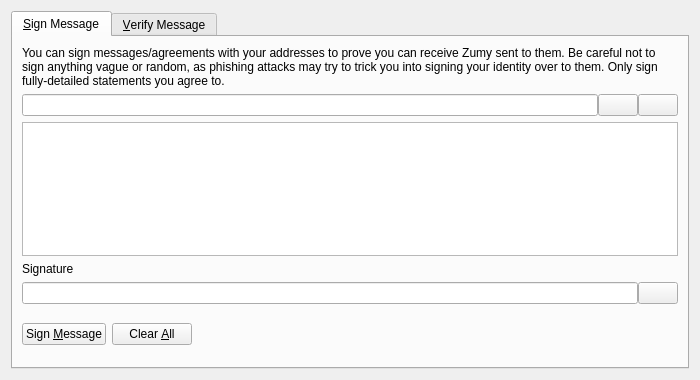
<?xml version="1.0" encoding="UTF-8"?>
<ui version="4.0">
 <class>SignVerifyMessageDialog</class>
 <widget class="QDialog" name="SignVerifyMessageDialog">
  <property name="geometry">
   <rect>
    <x>0</x>
    <y>0</y>
    <width>700</width>
    <height>380</height>
   </rect>
  </property>
  <property name="windowTitle">
   <string>Signatures - Sign / Verify a Message</string>
  </property>
  <property name="modal">
   <bool>true</bool>
  </property>
  <layout class="QVBoxLayout" name="verticalLayout">
   <item>
    <widget class="QTabWidget" name="tabWidget">
     <property name="currentIndex">
      <number>0</number>
     </property>
     <widget class="QWidget" name="tabSignMessage">
      <attribute name="title">
       <string>&amp;Sign Message</string>
      </attribute>
      <layout class="QVBoxLayout" name="verticalLayout_SM">
       <item>
        <widget class="QLabel" name="infoLabel_SM">
         <property name="text">
          <string>You can sign messages/agreements with your addresses to prove you can receive Zumy sent to them. Be careful not to sign anything vague or random, as phishing attacks may try to trick you into signing your identity over to them. Only sign fully-detailed statements you agree to.</string>
         </property>
         <property name="textFormat">
          <enum>Qt::PlainText</enum>
         </property>
         <property name="wordWrap">
          <bool>true</bool>
         </property>
        </widget>
       </item>
       <item>
        <layout class="QHBoxLayout" name="horizontalLayout_1_SM">
         <property name="spacing">
          <number>0</number>
         </property>
         <item>
          <widget class="QValidatedLineEdit" name="addressIn_SM">
           <property name="toolTip">
            <string>The Zumy address to sign the message with</string>
           </property>
          </widget>
         </item>
         <item>
          <widget class="QPushButton" name="addressBookButton_SM">
           <property name="toolTip">
            <string>Choose previously used address</string>
           </property>
           <property name="text">
            <string/>
           </property>
           <property name="shortcut">
            <string>Alt+A</string>
           </property>
           <property name="autoDefault">
            <bool>false</bool>
           </property>
          </widget>
         </item>
         <item>
          <widget class="QPushButton" name="pasteButton_SM">
           <property name="toolTip">
            <string>Paste address from clipboard</string>
           </property>
           <property name="text">
            <string/>
           </property>
           <property name="shortcut">
            <string>Alt+P</string>
           </property>
           <property name="autoDefault">
            <bool>false</bool>
           </property>
          </widget>
         </item>
        </layout>
       </item>
       <item>
        <widget class="QPlainTextEdit" name="messageIn_SM">
         <property name="toolTip">
          <string>Enter the message you want to sign here</string>
         </property>
        </widget>
       </item>
       <item>
        <widget class="QLabel" name="signatureLabel_SM">
         <property name="text">
          <string>Signature</string>
         </property>
         <property name="textFormat">
          <enum>Qt::PlainText</enum>
         </property>
        </widget>
       </item>
       <item>
        <layout class="QHBoxLayout" name="horizontalLayout_2_SM">
         <property name="spacing">
          <number>0</number>
         </property>
         <item>
          <widget class="QLineEdit" name="signatureOut_SM">
           <property name="font">
            <font>
             <italic>true</italic>
            </font>
           </property>
           <property name="readOnly">
            <bool>true</bool>
           </property>
          </widget>
         </item>
         <item>
          <widget class="QPushButton" name="copySignatureButton_SM">
           <property name="toolTip">
            <string>Copy the current signature to the system clipboard</string>
           </property>
           <property name="text">
            <string/>
           </property>
           <property name="autoDefault">
            <bool>false</bool>
           </property>
          </widget>
         </item>
        </layout>
       </item>
       <item>
        <layout class="QHBoxLayout" name="horizontalLayout_3_SM">
         <item>
          <widget class="QPushButton" name="signMessageButton_SM">
           <property name="toolTip">
            <string>Sign the message to prove you own this Zumy address</string>
           </property>
           <property name="text">
            <string>Sign &amp;Message</string>
           </property>
           <property name="autoDefault">
            <bool>false</bool>
           </property>
          </widget>
         </item>
         <item>
          <widget class="QPushButton" name="clearButton_SM">
           <property name="toolTip">
            <string>Reset all sign message fields</string>
           </property>
           <property name="text">
            <string>Clear &amp;All</string>
           </property>
           <property name="autoDefault">
            <bool>false</bool>
           </property>
          </widget>
         </item>
         <item>
          <spacer name="horizontalSpacer_1_SM">
           <property name="orientation">
            <enum>Qt::Horizontal</enum>
           </property>
           <property name="sizeHint" stdset="0">
            <size>
             <width>40</width>
             <height>48</height>
            </size>
           </property>
          </spacer>
         </item>
         <item>
          <widget class="QLabel" name="statusLabel_SM">
           <property name="font">
            <font>
             <weight>75</weight>
             <bold>true</bold>
            </font>
           </property>
           <property name="text">
            <string/>
           </property>
           <property name="wordWrap">
            <bool>true</bool>
           </property>
          </widget>
         </item>
         <item>
          <spacer name="horizontalSpacer_2_SM">
           <property name="orientation">
            <enum>Qt::Horizontal</enum>
           </property>
           <property name="sizeHint" stdset="0">
            <size>
             <width>40</width>
             <height>48</height>
            </size>
           </property>
          </spacer>
         </item>
        </layout>
       </item>
      </layout>
     </widget>
     <widget class="QWidget" name="tabVerifyMessage">
      <attribute name="title">
       <string>&amp;Verify Message</string>
      </attribute>
      <layout class="QVBoxLayout" name="verticalLayout_VM">
       <item>
        <widget class="QLabel" name="infoLabel_VM">
         <property name="text">
          <string>Enter the receiver's address, message (ensure you copy line breaks, spaces, tabs, etc. exactly) and signature below to verify the message. Be careful not to read more into the signature than what is in the signed message itself, to avoid being tricked by a man-in-the-middle attack. Note that this only proves the signing party receives with the address, it cannot prove sendership of any transaction!</string>
         </property>
         <property name="textFormat">
          <enum>Qt::PlainText</enum>
         </property>
         <property name="alignment">
          <set>Qt::AlignLeading|Qt::AlignLeft|Qt::AlignTop</set>
         </property>
         <property name="wordWrap">
          <bool>true</bool>
         </property>
        </widget>
       </item>
       <item>
        <layout class="QHBoxLayout" name="horizontalLayout_1_VM">
         <property name="spacing">
          <number>0</number>
         </property>
         <item>
          <widget class="QValidatedLineEdit" name="addressIn_VM">
           <property name="toolTip">
            <string>The Zumy address the message was signed with</string>
           </property>
          </widget>
         </item>
         <item>
          <widget class="QPushButton" name="addressBookButton_VM">
           <property name="toolTip">
            <string>Choose previously used address</string>
           </property>
           <property name="text">
            <string/>
           </property>
           <property name="shortcut">
            <string>Alt+A</string>
           </property>
           <property name="autoDefault">
            <bool>false</bool>
           </property>
          </widget>
         </item>
        </layout>
       </item>
       <item>
        <widget class="QPlainTextEdit" name="messageIn_VM"/>
       </item>
       <item>
        <widget class="QValidatedLineEdit" name="signatureIn_VM"/>
       </item>
       <item>
        <layout class="QHBoxLayout" name="horizontalLayout_2_VM">
         <item>
          <widget class="QPushButton" name="verifyMessageButton_VM">
           <property name="toolTip">
            <string>Verify the message to ensure it was signed with the specified Zumy address</string>
           </property>
           <property name="text">
            <string>Verify &amp;Message</string>
           </property>
           <property name="autoDefault">
            <bool>false</bool>
           </property>
          </widget>
         </item>
         <item>
          <widget class="QPushButton" name="clearButton_VM">
           <property name="toolTip">
            <string>Reset all verify message fields</string>
           </property>
           <property name="text">
            <string>Clear &amp;All</string>
           </property>
           <property name="autoDefault">
            <bool>false</bool>
           </property>
          </widget>
         </item>
         <item>
          <spacer name="horizontalSpacer_1_VM">
           <property name="orientation">
            <enum>Qt::Horizontal</enum>
           </property>
           <property name="sizeHint" stdset="0">
            <size>
             <width>40</width>
             <height>48</height>
            </size>
           </property>
          </spacer>
         </item>
         <item>
          <widget class="QLabel" name="statusLabel_VM">
           <property name="font">
            <font>
             <weight>75</weight>
             <bold>true</bold>
            </font>
           </property>
           <property name="text">
            <string/>
           </property>
           <property name="wordWrap">
            <bool>true</bool>
           </property>
          </widget>
         </item>
         <item>
          <spacer name="horizontalSpacer_2_VM">
           <property name="orientation">
            <enum>Qt::Horizontal</enum>
           </property>
           <property name="sizeHint" stdset="0">
            <size>
             <width>40</width>
             <height>48</height>
            </size>
           </property>
          </spacer>
         </item>
        </layout>
       </item>
      </layout>
     </widget>
    </widget>
   </item>
  </layout>
 </widget>
 <customwidgets>
  <customwidget>
   <class>QValidatedLineEdit</class>
   <extends>QLineEdit</extends>
   <header>qvalidatedlineedit.h</header>
  </customwidget>
 </customwidgets>
 <resources>
  <include location="../zumy.qrc"/>
 </resources>
 <connections/>
</ui>
